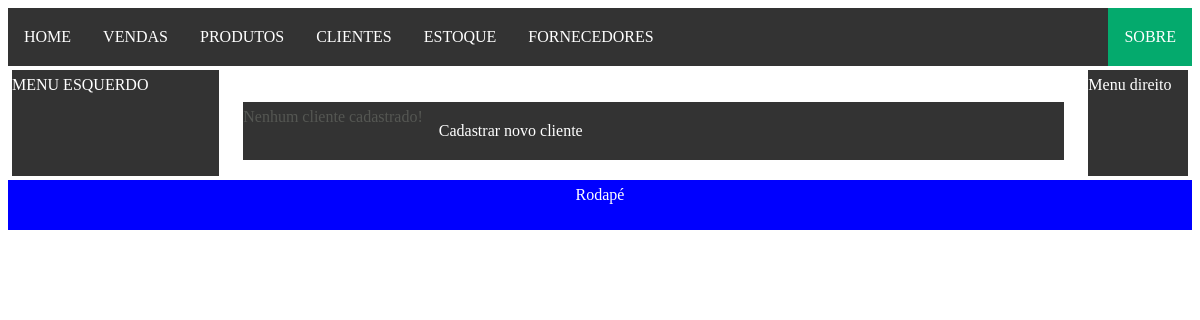
The app's page /cliente/lista/, older data.
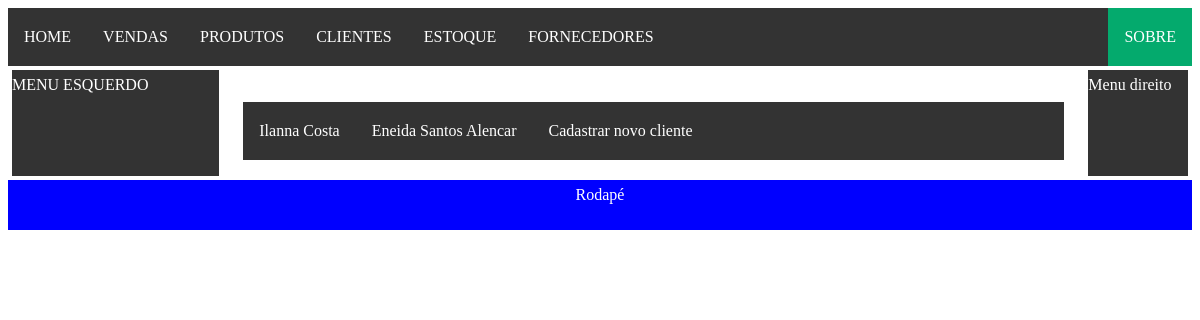
The same page, newer data.
### client/models.py (models this page shows)
class Client(models.Model):
    GENDER = [
        ('F', 'Feminino'),
        ('M', 'Masculino'),
        ('I', 'Não definido')
    ]
    STATUS = [
        ('1', 'Em dia'),
        ('2', 'Mensal'),
        ('3', 'Devedor'),
    ]
    name = models.CharField('nome', max_length=256)
    gender = models.CharField('sexo', max_length=1, choices=GENDER)
    birth_date = models.DateField('data de nascimento', blank=True, null=True)
    city = models.CharField('cidade', max_length=64, default='Teresina')
    district = models.CharField('bairro', max_length=64, default='Real Copagri')
    contact = models.CharField('contato', max_length=16, blank=True, null=True)
    email = models.EmailField('e-mail', max_length=64, blank=True, null=True)
    registration_date = models.DateField('data do cadastro', auto_now=True)
    photo = models.ImageField('foto', upload_to='cliente_fotos', blank=True, null=True)
    cpf = models.CharField('CPF', max_length=32, blank=True, null=True, unique=True)
    last_purchase_date = models.DateTimeField('data da última compra', null=True)
    status = models.CharField(max_length=1, choices=STATUS, default='3')
    def __str__(self):
        return self.name

### client/views.py (the view)
# urls.py: path('lista/', views.ClientListView.as_view(), name='list'),
class ClientListView(ListView):
    model = Client

### client/templates/client/client_list.html (shortened to what this page needs)
{% extends 'base/base.html' %}
{% block conteudo %}
  <ul>
    {% for client in object_list %}
      <li>
        <a href="{% url 'client:detail' client.pk %}">{{ client }}</a>
      </li>
      {% empty %}
      <li>
        Nenhum cliente cadastrado!
      </li>
    {% endfor %}
    <li>
        <a class="btn btn-secondary btn-lg" role="button" href="{% url 'client:new' %}">Cadastrar novo cliente</a>
    </li>
  </ul>
{% endblock %}

### base/templates/base/base.html (shortened to what this page needs)
{% load static %}
<!DOCTYPE html>
<html lang="pt-br">
<head>
    <link href="{% static 'mcss/principal.css' %}" rel="stylesheet">
</head>
<body>
<section class="navegacao">
    <nav>
        <ul>
            <li>
                <a aria-current="page" href="{% url 'home-page' %}">HOME</a>
            </li>
            <li>
                <a aria-current="page" href="#">VENDAS</a>
            </li>
            <li>
                <a aria-current="page" href="{% url 'product:index' %}">PRODUTOS</a>
            </li>
            <li>
                <a aria-current="page" href="{% url 'client:list' %}">CLIENTES</a>
            </li>
            <li>
                <a aria-current="page" href="#">ESTOQUE</a>
            </li>
            <li>
                <a aria-current="page" href="#">FORNECEDORES</a>
            </li>
            <li style="float:right">
                <a class="active" href="{% url 'sobre' %}" aria-current="page" href="#">SOBRE</a>
            </li>
        </ul>
    </nav>
</section>
<div class="coluna linha">
    <section class="item menu">
        MENU ESQUERDO
    </section>
    <section class="item conteudo">
        <div>
            {% block conteudo %}{% endblock %}
        </div>
    </section>
    <section class="item menu">
        Menu direito
    </section>
</div>
<section class="rodape">
    Rodapé
  </section>
</body>
</html>

### base/static/mcss/principal.css (style rules this page uses)
html { margin: 0; padding: 0; }
body { line-height: 1.88889; color: #555753; }
ul { list-style-type: none; margin: 0; padding: 0; overflow: hidden; background-color: #333; }
li { float: left; }
li a { display: block; color: white; text-align: center; padding: 14px 16px; text-decoration: none; }
.conteudo { padding: 16px; margin: 0; position: relative; }
.active { background-color: #04AA6D; }

### base/templates/base/base.html (style rules this page uses)
.item { background-color: #fff; margin: 4px; }
.menu { background-color: #333; color: white; }
.coluna { display: grid; grid-template-columns: 2fr 8fr 1fr; }
.linha { grid-template-rows: auto; }
.rodape { background-color: blue; height: 50px; color: white; text-align: center; }

Row changes from the older to the newer data that the page shows:
added Client: name "Ilanna Costa"
added Client: name "Eneida Santos Alencar"
Text that changed along with them:
text no longer shown: "Nenhum cliente cadastrado!"
